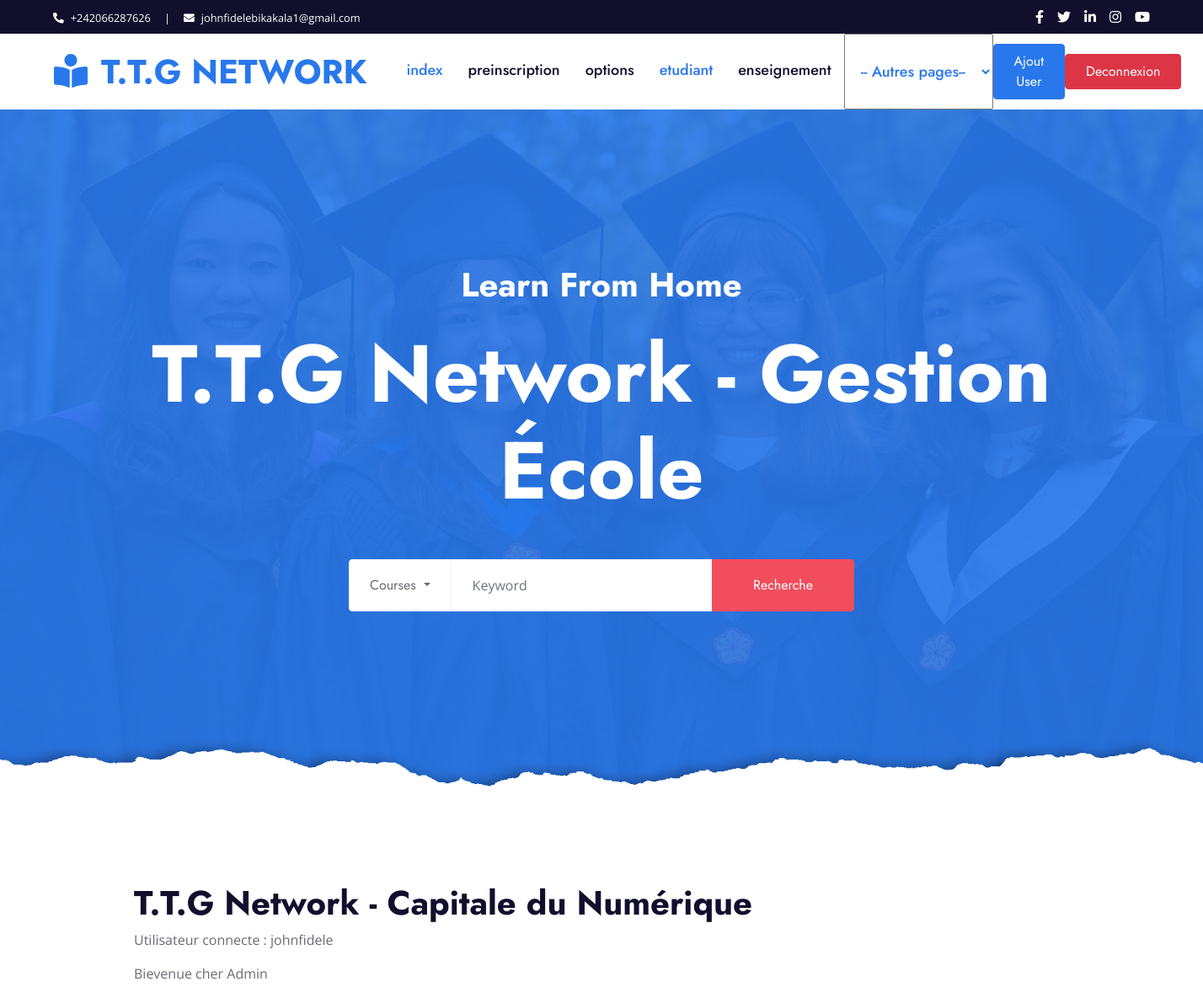
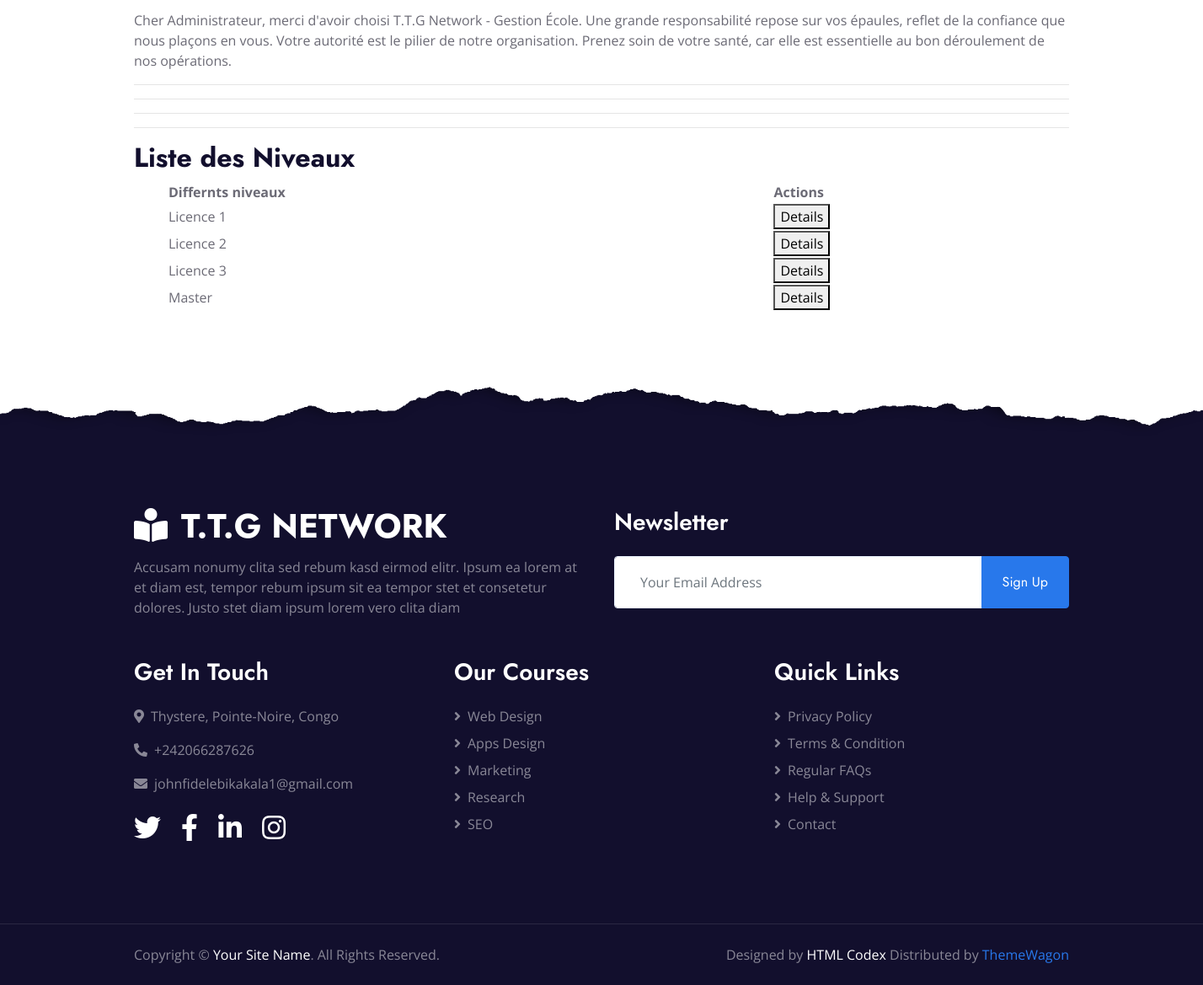
The page /niveau (signed in) on the database its author committed (2 pictures, top to bottom).
### application/models.py (models this page shows, shortened)
class User(AbstractUser):
    ROLES = (
        ('admin', 'Administrateur'),
        ('formateur', 'Formateur'),
        ('etudiant', 'Étudiant'),
        ('parent', 'Parent'),
    )
    role = models.CharField(max_length=20, choices=ROLES)
    code_formateur = models.CharField(max_length=10, unique=True, null=True, blank=True)
    code_parent = models.CharField(max_length=10, unique=True, null=True, blank=True)
    matricule = models.CharField(max_length=30, unique=True, null=True, blank=True)

class Niveau(models.Model):
    nom = models.CharField(max_length=50)

### application/views.py (the view)
# urls.py: path('niveau', views.niveaux_view, name='niveau'),
@login_required
def niveaux_view(request):
    niveaux = Niveau.objects.all()
    return render(request, 'liste_niveaux.html', {'niveaux': niveaux})

### application/templates/liste_niveaux.html (shortened to what this page needs)
{% extends "base.html" %}
{% block content %}
  <hr>
  <h2>Liste des Niveaux</h2>
  <ul>
      <table style="width: 100%;">
        <tr>
          <th>Differnts niveaux</th>
          <th>Actions</th>
        </tr>
        {% for niveau in niveaux %}
        <tr>
          <td>{{ niveau.nom }}</td>
          <td><a href="#"><button>Details</button></a></td>
        </tr>
        {% endfor %}
      </table>
  </ul>
{% endblock %}

### application/templates/base.html (shortened to what this page needs)
  {% load static %}
<!DOCTYPE html>
<html lang="fr">
<head>
  <link rel="stylesheet" href="https://cdn.jsdelivr.net/npm/bootstrap@4.6.2/dist/css/bootstrap.min.css">
    <link href="https://cdnjs.cloudflare.com/ajax/libs/font-awesome/5.10.0/css/all.min.css" rel="stylesheet">
    <link href="{% static 'lib/owlcarousel/assets/owl.carousel.min.css' %}" rel="stylesheet">
    <link href="{% static 'css/style.css' %}" rel="stylesheet">
</head>
<body>
    <div class="container-fluid bg-dark">
        <div class="row py-2 px-lg-5">
            <div class="col-lg-6 text-center text-lg-left mb-2 mb-lg-0">
                <div class="d-inline-flex align-items-center text-white">
                    <small><i class="fa fa-phone-alt mr-2"></i>+242066287626</small>
                    <small class="px-3">|</small>
                    <small><i class="fa fa-envelope mr-2"></i>johnfidelebikakala1@gmail.com</small>
                </div>
            </div>
            <div class="col-lg-6 text-center text-lg-right">
                <div class="d-inline-flex align-items-center">
                    <a class="text-white px-2" href="">
                        <i class="fab fa-facebook-f"></i>
                    </a>
                    <a class="text-white px-2" href="">
                        <i class="fab fa-twitter"></i>
                    </a>
                    <a class="text-white px-2" href="">
                        <i class="fab fa-linkedin-in"></i>
                    </a>
                    <a class="text-white px-2" href="">
                        <i class="fab fa-instagram"></i>
                    </a>
                    <a class="text-white pl-2" href="">
                        <i class="fab fa-youtube"></i>
                    </a>
                </div>
            </div>
        </div>
    </div>
    <div class="container-fluid p-0">
        <nav class="navbar navbar-expand-lg bg-white navbar-light py-3 py-lg-0 px-lg-5">
            <a href="{% url 'index' %}" class="navbar-brand ml-lg-3">
                <h1 class="m-0 text-uppercase text-primary"><i class="fa fa-book-reader mr-3"></i>T.T.G Network</h1>
            </a>
            <div class="collapse navbar-collapse justify-content-between px-lg-3" id="navbarCollapse">
                <div class="navbar-nav mx-auto py-0">
                    <a href="{% url 'index' %}" class="nav-item nav-link active">index</a>
                    <a href="{% url 'preinscription' %}" class="nav-item nav-link">preinscription</a>
                    <a href="{% url 'options' %}" class="nav-item nav-link">options</a>
                    <a href="{% url 'etudiant' %}" class="nav-item nav-link active">etudiant</a>
                    <a href="{% url 'enseignement' %}" class="nav-item nav-link">enseignement</a>
                    <select id="menu" onchange="if (this.value) window.location.href=this.value;" class="nav-item nav-link active">
                    <option value="" class="nav-item nav-link active">-- Autres pages--</option>
                    </select>
                </div>
                <a href="{% url 'urlregister' %}" class="btn btn-primary py-2 px-4 d-none d-lg-block">Ajout User</a>
                <a href="{% url 'urllogout' %}" class="btn btn-danger py-2 px-4 d-none d-lg-block">Deconnexion</a>
            </div>
        </nav>
    </div>
    <div class="jumbotron jumbotron-fluid position-relative overlay-bottom" style="margin-bottom: 90px;">
        <div class="container text-center my-5 py-5">
            <h1 class="text-white mt-4 mb-4">Learn From Home</h1>
            <h1 class="text-white display-1 mb-5">T.T.G Network - Gestion École</h1>
            <div class="mx-auto mb-5" style="width: 100%; max-width: 600px;">
                <div class="input-group">
                    <div class="input-group-prepend">
                        <button class="btn btn-outline-light bg-white text-body px-4 dropdown-toggle" type="button" data-toggle="dropdown"
                            aria-haspopup="true" aria-expanded="true">Courses
                    </button>
                    </div>
                    <input type="text" class="form-control border-light" style="padding: 30px 25px;" placeholder="Keyword">
                    <div class="input-group-append">
                        <button class="btn btn-secondary px-4 px-lg-5">Recherche</button>
                    </div>
                </div>
            </div>
        </div>
    </div>
    <br>
    <div class="container">
         <h1>T.T.G Network - Capitale du Numérique</h1>
          <p>Utilisateur connecte : {{user}}</p>
            {% if user.is_authenticated %}
            {% if user.role %}
            <p>Bievenue cher {{user.role}} </p>
            {% else %}
            <p>Bievenue cher Admin </p>
            {% endif %}
              {% if user.matricule %}
              <p>ton matricule est {{user.matricule}}</p>
              <p>
                  Cher étudiant, merci d'avoir rejoint T.T.G Network - Gestion École.
                  Nous sommes honorés de vous accompagner dans cette aventure d'apprentissage.
                  Avec sérieux, détermination et entraide, nous surmonterons chaque défi.
                  Merci pour votre confiance, gardez une attitude positive et un mental solide
                   : le chemin sera exigeant, mais les résultats en vaudront la peine.
              </p>
              {% else %}
                <p>
                  Cher Administrateur, merci d'avoir choisi T.T.G Network - Gestion École.
                  Une grande responsabilité repose sur vos épaules, reflet de la confiance que nous plaçons en vous.
                  Votre autorité est le pilier de notre organisation. Prenez soin de votre santé,
                  car elle est essentielle au bon déroulement de nos opérations.
              </p>
              {% endif %}
            {% endif %}
          <hr>
          <hr>
          <hr>
    </div>
   <div class="container">
         {% block content %}{% endblock %}
   </div>
    <div class="container-fluid position-relative overlay-top bg-dark text-white-50 py-5" style="margin-top: 90px;">
        <div class="container mt-5 pt-5">
            <div class="row">
                <div class="col-md-6 mb-5">
                    <a href="{% url 'index' %}" class="navbar-brand">
                        <h1 class="mt-n2 text-uppercase text-white"><i class="fa fa-book-reader mr-3"></i>T.T.G Network</h1>
                    </a>
                    <p class="m-0">Accusam nonumy clita sed rebum kasd eirmod elitr. Ipsum ea lorem at et diam est, tempor rebum ipsum sit ea tempor stet et consetetur dolores. Justo stet diam ipsum lorem vero clita diam</p>
                </div>
                <div class="col-md-6 mb-5">
                    <h3 class="text-white mb-4">Newsletter</h3>
                    <div class="w-100">
                        <div class="input-group">
                            <input type="text" class="form-control border-light" style="padding: 30px;" placeholder="Your Email Address">
                            <div class="input-group-append">
                                <button class="btn btn-primary px-4">Sign Up</button>
                            </div>
                        </div>
                    </div>
                </div>
            </div>
            <div class="row">
                <div class="col-md-4 mb-5">
                    <h3 class="text-white mb-4">Get In Touch</h3>
                    <p><i class="fa fa-map-marker-alt mr-2"></i>Thystere, Pointe-Noire, Congo</p>
                    <p><i class="fa fa-phone-alt mr-2"></i>+242066287626</p>
                    <p><i class="fa fa-envelope mr-2"></i>johnfidelebikakala1@gmail.com</p>
                    <div class="d-flex justify-content-start mt-4">
                        <a class="text-white mr-4" href="#"><i class="fab fa-2x fa-twitter"></i></a>
                        <a class="text-white mr-4" href="#"><i class="fab fa-2x fa-facebook-f"></i></a>
                        <a class="text-white mr-4" href="#"><i class="fab fa-2x fa-linkedin-in"></i></a>
                        <a class="text-white" href="#"><i class="fab fa-2x fa-instagram"></i></a>
                    </div>
                </div>
                <div class="col-md-4 mb-5">
                    <h3 class="text-white mb-4">Our Courses</h3>
                    <div class="d-flex flex-column justify-content-start">
                        <a class="text-white-50 mb-2" href="#"><i class="fa fa-angle-right mr-2"></i>Web Design</a>
                        <a class="text-white-50 mb-2" href="#"><i class="fa fa-angle-right mr-2"></i>Apps Design</a>
                        <a class="text-white-50 mb-2" href="#"><i class="fa fa-angle-right mr-2"></i>Marketing</a>
                        <a class="text-white-50 mb-2" href="#"><i class="fa fa-angle-right mr-2"></i>Research</a>
                        <a class="text-white-50" href="#"><i class="fa fa-angle-right mr-2"></i>SEO</a>
                    </div>
                </div>
                <div class="col-md-4 mb-5">
                    <h3 class="text-white mb-4">Quick Links</h3>
                    <div class="d-flex flex-column justify-content-start">
                        <a class="text-white-50 mb-2" href="#"><i class="fa fa-angle-right mr-2"></i>Privacy Policy</a>
                        <a class="text-white-50 mb-2" href="#"><i class="fa fa-angle-right mr-2"></i>Terms & Condition</a>
                        <a class="text-white-50 mb-2" href="#"><i class="fa fa-angle-right mr-2"></i>Regular FAQs</a>
                        <a class="text-white-50 mb-2" href="#"><i class="fa fa-angle-right mr-2"></i>Help & Support</a>
                        <a class="text-white-50" href="#"><i class="fa fa-angle-right mr-2"></i>Contact</a>
                    </div>
                </div>
            </div>
        </div>
    </div>
    <div class="container-fluid bg-dark text-white-50 border-top py-4" style="border-color: rgba(256, 256, 256, .1) !important;">
        <div class="container">
            <div class="row">
                <div class="col-md-6 text-center text-md-left mb-3 mb-md-0">
                    <p class="m-0">Copyright &copy; <a class="text-white" href="#">Your Site Name</a>. All Rights Reserved.
                    </p>
                </div>
                <div class="col-md-6 text-center text-md-right">
                    <p class="m-0">Designed by <a class="text-white" href="https://htmlcodex.com">HTML Codex</a> Distributed by <a href="https://themewagon.com" target="_blank">ThemeWagon</a></p>
                </div>
            </div>
        </div>
    </div>
</body>
</html>

### rows shown on the page
User: username "johnfidele"
Niveau: nom "Licence 1"
Niveau: nom "Licence 2"
Niveau: nom "Licence 3"
Niveau: nom "Master"
